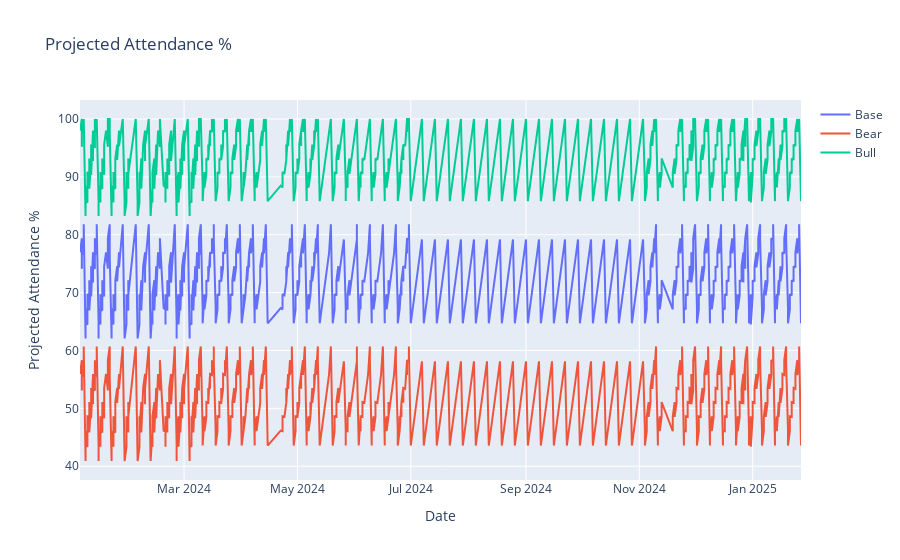

This figure's notebook cell:
### Code cell
# # Make a new df with date and projected attendance percentages
# attendance_df = pd.DataFrame()
# attendance_df['Date'] = pred_df['Date']
# attendance_df['Projected Attendance % (Base)'] = pred_df['AttendancePct']
# attendance_df['Projected Attendance % (Bear)'] = pred_df['AttendancePct_Lower']
# attendance_df['Projected Attendance % (Bull)'] = pred_df['AttendancePct_Upper']

# # sort by date
# attendance_df = attendance_df.sort_values(by=['Date'])
# attendance_df = attendance_df.reset_index(drop=True)
# attendance_df.head()

# # plot the attendance
# fig = go.Figure()

# fig.add_trace(go.Scatter(x=attendance_df['Date'], y=attendance_df['Projected Attendance % (Base)'], mode='lines', name='Base'))
# fig.add_trace(go.Scatter(x=attendance_df['Date'], y=attendance_df['Projected Attendance % (Bear)'], mode='lines', name='Bear'))
# fig.add_trace(go.Scatter(x=attendance_df['Date'], y=attendance_df['Projected Attendance % (Bull)'], mode='lines', name='Bull'))

# fig.update_layout(title='Projected Attendance %', xaxis_title='Date', yaxis_title='Projected Attendance %')
# fig.show()

### Figure 1 — Plotly figure (JSON) as saved in the notebook; plotly's stock layout.template omitted (floating-point values rounded to 4 significant figures; data arrays with more than 128 entries replaced by an {"elided": "..."} marker saying what was removed)
{"data": [{"mode": "lines", "name": "Base", "type": "scatter", "x": {"elided": "1035 str values"}, "y": {"elided": "1035 float values"}}, {"mode": "lines", "name": "Bear", "type": "scatter", "x": {"elided": "1035 str values"}, "y": {"elided": "1035 float values"}}, {"mode": "lines", "name": "Bull", "type": "scatter", "x": {"elided": "1035 str values"}, "y": {"elided": "1035 float values"}}], "layout": {"title": {"text": "Projected Attendance %"}, "xaxis": {"title": {"text": "Date"}}, "yaxis": {"title": {"text": "Projected Attendance %"}}}}
